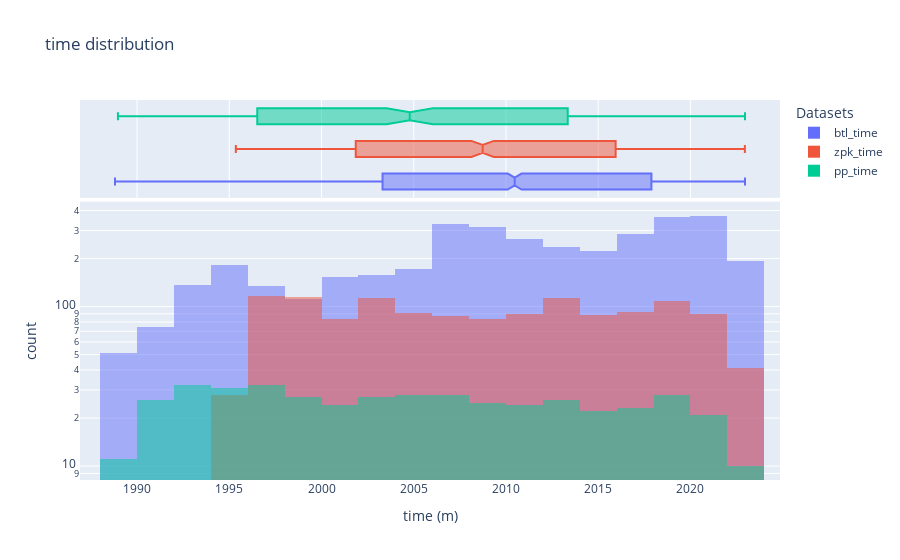

The cell this chart's notebook holds for it:
### Markdown cell above
## Manage index

---

### Code cell
times = pd.DataFrame(
    {
        "btl_time": bats_bottle.time.to_series(),
        "zpk_time": bats_zooplankton.time.to_series(),
        "pp_time": bats_primary_production.time.to_series(),
    }
)
fig = px.histogram(
    times,
    x=["btl_time", "zpk_time", "pp_time"],
    title="time distribution",
    opacity=0.5,
    log_y=True,
    nbins=30,
    barmode="overlay",
    marginal="box",
    labels={"value": "time (m)", "variable": "Datasets"},
)

fig.show()

### Figure 1 — Plotly figure (JSON) as saved in the notebook; plotly's stock layout.template omitted (floating-point values rounded to 4 significant figures; data arrays with more than 128 entries replaced by an {"elided": "..."} marker saying what was removed)
{"data": [{"alignmentgroup": "True", "bingroup": "x", "hovertemplate": "Datasets=btl_time<br>time (m)=%{x}<br>count=%{y}<extra></extra>", "legendgroup": "btl_time", "marker": {"color": "#636efa", "opacity": 0.5, "pattern": {"shape": ""}}, "name": "btl_time", "nbinsx": 30, "offsetgroup": "btl_time", "orientation": "v", "showlegend": true, "type": "histogram", "x": {"elided": "5343 str values"}, "xaxis": "x", "yaxis": "y"}, {"alignmentgroup": "True", "hovertemplate": "Datasets=btl_time<br>time (m)=%{x}<extra></extra>", "legendgroup": "btl_time", "marker": {"color": "#636efa"}, "name": "btl_time", "notched": true, "offsetgroup": "btl_time", "showlegend": false, "type": "box", "x": {"elided": "5343 str values"}, "xaxis": "x2", "yaxis": "y2"}, {"alignmentgroup": "True", "bingroup": "x", "hovertemplate": "Datasets=zpk_time<br>time (m)=%{x}<br>count=%{y}<extra></extra>", "legendgroup": "zpk_time", "marker": {"color": "#EF553B", "opacity": 0.5, "pattern": {"shape": ""}}, "name": "zpk_time", "nbinsx": 30, "offsetgroup": "zpk_time", "orientation": "v", "showlegend": true, "type": "histogram", "x": {"elided": "5343 str values"}, "xaxis": "x", "yaxis": "y"}, {"alignmentgroup": "True", "hovertemplate": "Datasets=zpk_time<br>time (m)=%{x}<extra></extra>", "legendgroup": "zpk_time", "marker": {"color": "#EF553B"}, "name": "zpk_time", "notched": true, "offsetgroup": "zpk_time", "showlegend": false, "type": "box", "x": {"elided": "5343 str values"}, "xaxis": "x2", "yaxis": "y2"}, {"alignmentgroup": "True", "bingroup": "x", "hovertemplate": "Datasets=pp_time<br>time (m)=%{x}<br>count=%{y}<extra></extra>", "legendgroup": "pp_time", "marker": {"color": "#00cc96", "opacity": 0.5, "pattern": {"shape": ""}}, "name": "pp_time", "nbinsx": 30, "offsetgroup": "pp_time", "orientation": "v", "showlegend": true, "type": "histogram", "x": {"elided": "5343 str values"}, "xaxis": "x", "yaxis": "y"}, {"alignmentgroup": "True", "hovertemplate": "Datasets=pp_time<br>time (m)=%{x}<extra></extra>", "legendgroup": "pp_time", "marker": {"color": "#00cc96"}, "name": "pp_time", "notched": true, "offsetgroup": "pp_time", "showlegend": false, "type": "box", "x": {"elided": "5343 str values"}, "xaxis": "x2", "yaxis": "y2"}], "layout": {"barmode": "overlay", "legend": {"title": {"text": "Datasets"}, "tracegroupgap": 0}, "title": {"text": "time distribution"}, "xaxis": {"anchor": "y", "domain": [0, 1], "title": {"text": "time (m)"}}, "xaxis2": {"anchor": "y2", "domain": [0, 1], "matches": "x", "showgrid": true, "showticklabels": false}, "yaxis": {"anchor": "x", "domain": [0, 0.7326], "title": {"text": "count"}, "type": "log"}, "yaxis2": {"anchor": "x2", "domain": [0.7426, 1], "matches": "y2", "showgrid": false, "showline": false, "showticklabels": false, "ticks": ""}}}
